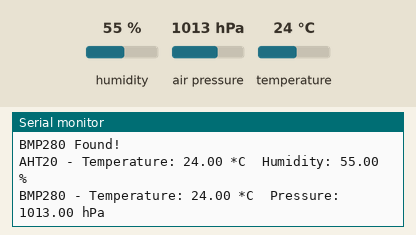
A sketch run on a simulated ESP32-C3. Parts: the last lines printed to the serial monitor. The inputs (shaded band) are chosen by the test bench; at power-on: humidity 55 %, air pressure 1013 hPa, temperature 24 °C.

Above: at 1.2 s.
1.3 s: humidity set to 22 %
At 2.6 s:
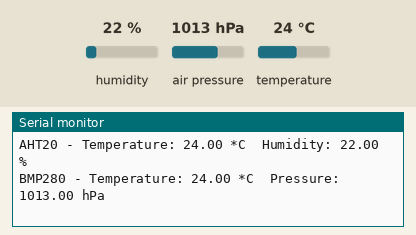
2.8 s: air pressure set to 952 hPa
4.3 s: temperature set to 12 °C
At 5.4 s:
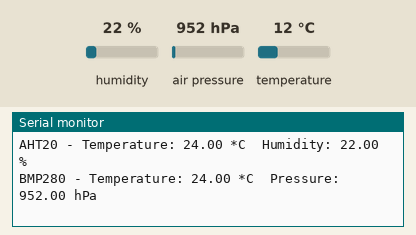

Measured:
- after the input at 1.3 s, the serial monitor: prints a new line after 0.86 s (image 1)

The sketch:

esp32c3sensor.ino
```cpp
#include <Wire.h>
#include <Adafruit_AHTX0.h>
#include <Adafruit_BMP280.h>

// I2C pins for ESP32-C3 Supermini
#define I2C_SDA 8
#define I2C_SCL 9

Adafruit_AHTX0 aht;
Adafruit_BMP280 bmp;

void setup() {
  Serial.begin(115200);
  while (!Serial) {
    delay(10); // wait for serial port to connect.
  }

  Serial.println("AHT20 & BMP280 Sensor Test");

  // Initialize I2C
  Wire.begin(I2C_SDA, I2C_SCL);

  // Initialize AHT20
  if (!aht.begin()) {
    Serial.println("Could not find AHT20 sensor! Check wiring.");
    while (1) delay(10);
  }
  Serial.println("AHT20 Found!");

  // Initialize BMP280
  // Note: The BMP280 address may be 0x76 or 0x77. The library defaults to 0x77.
  // If your sensor is not found, try bmp.begin(0x76)
  if (!bmp.begin()) {
    Serial.println(F("Could not find a valid BMP280 sensor, check wiring or I2C address!"));
    while (1) delay(10);
  }
  Serial.println("BMP280 Found!");

  /* Default settings from datasheet. */
  bmp.setSampling(Adafruit_BMP280::MODE_NORMAL,     /* Operating Mode. */
                  Adafruit_BMP280::SAMPLING_X2,     /* Temp. oversampling */
                  Adafruit_BMP280::SAMPLING_X16,    /* Pressure oversampling */
                  Adafruit_BMP280::FILTER_X16,      /* Filtering. */
                  Adafruit_BMP280::STANDBY_MS_500); /* Standby time. */
}

void loop() {
  sensors_event_t humidity, temp_aht;
  aht.getEvent(&humidity, &temp_aht); // populate temp and humidity objects with fresh data

  Serial.print("AHT20 - ");
  Serial.print("Temperature: ");
  Serial.print(temp_aht.temperature);
  Serial.print(" *C\t");
  Serial.print("Humidity: ");
  Serial.print(humidity.relative_humidity);
  Serial.println(" %");

  Serial.print("BMP280 - ");
  Serial.print("Temperature: ");
  Serial.print(bmp.readTemperature());
  Serial.print(" *C\t");
  Serial.print("Pressure: ");
  Serial.print(bmp.readPressure() / 100.0F); // hPa
  Serial.println(" hPa");

  Serial.println("");
  delay(2000);
}
```
